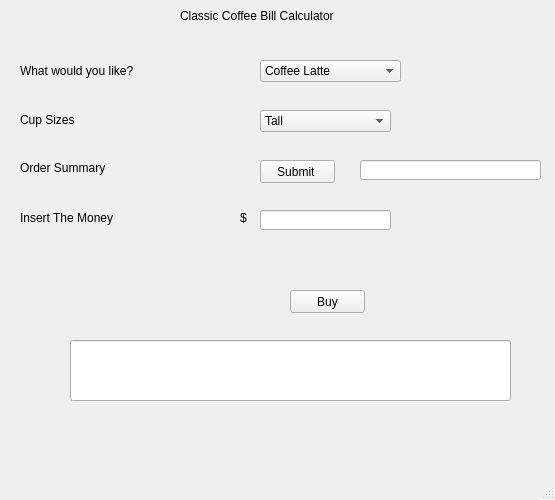
<?xml version="1.0" encoding="UTF-8"?>
<ui version="4.0">
 <class>MainWindow</class>
 <widget class="QMainWindow" name="MainWindow">
  <property name="geometry">
   <rect>
    <x>0</x>
    <y>0</y>
    <width>555</width>
    <height>500</height>
   </rect>
  </property>
  <property name="minimumSize">
   <size>
    <width>555</width>
    <height>500</height>
   </size>
  </property>
  <property name="maximumSize">
   <size>
    <width>555</width>
    <height>560</height>
   </size>
  </property>
  <property name="windowTitle">
   <string>Bill Calculator </string>
  </property>
  <widget class="QWidget" name="centralwidget">
   <widget class="QLabel" name="label">
    <property name="geometry">
     <rect>
      <x>180</x>
      <y>0</y>
      <width>211</width>
      <height>31</height>
     </rect>
    </property>
    <property name="text">
     <string>Classic Coffee Bill Calculator </string>
    </property>
   </widget>
   <widget class="QLabel" name="label_4">
    <property name="geometry">
     <rect>
      <x>20</x>
      <y>160</y>
      <width>91</width>
      <height>16</height>
     </rect>
    </property>
    <property name="text">
     <string>Order Summary </string>
    </property>
   </widget>
   <widget class="QPushButton" name="pushButton">
    <property name="geometry">
     <rect>
      <x>260</x>
      <y>160</y>
      <width>75</width>
      <height>23</height>
     </rect>
    </property>
    <property name="text">
     <string>Submit </string>
    </property>
   </widget>
   <widget class="QLabel" name="label_2">
    <property name="geometry">
     <rect>
      <x>20</x>
      <y>50</y>
      <width>121</width>
      <height>41</height>
     </rect>
    </property>
    <property name="text">
     <string>What would you like? </string>
    </property>
   </widget>
   <widget class="QLabel" name="label_3">
    <property name="geometry">
     <rect>
      <x>20</x>
      <y>110</y>
      <width>101</width>
      <height>20</height>
     </rect>
    </property>
    <property name="text">
     <string>Cup Sizes</string>
    </property>
   </widget>
   <widget class="QLabel" name="label_5">
    <property name="geometry">
     <rect>
      <x>20</x>
      <y>210</y>
      <width>151</width>
      <height>16</height>
     </rect>
    </property>
    <property name="text">
     <string>Insert The Money</string>
    </property>
   </widget>
   <widget class="QComboBox" name="comboBox">
    <property name="geometry">
     <rect>
      <x>260</x>
      <y>60</y>
      <width>141</width>
      <height>22</height>
     </rect>
    </property>
    <item>
     <property name="text">
      <string>Coffee Latte</string>
     </property>
    </item>
    <item>
     <property name="text">
      <string>Coffee Frappuccino</string>
     </property>
    </item>
    <item>
     <property name="text">
      <string>Iced Coffee</string>
     </property>
    </item>
   </widget>
   <widget class="QComboBox" name="comboBox_2">
    <property name="geometry">
     <rect>
      <x>260</x>
      <y>110</y>
      <width>131</width>
      <height>22</height>
     </rect>
    </property>
    <item>
     <property name="text">
      <string>Tall</string>
     </property>
    </item>
    <item>
     <property name="text">
      <string>Grande</string>
     </property>
    </item>
    <item>
     <property name="text">
      <string>Venti</string>
     </property>
    </item>
   </widget>
   <widget class="QLineEdit" name="get_money">
    <property name="geometry">
     <rect>
      <x>260</x>
      <y>210</y>
      <width>131</width>
      <height>20</height>
     </rect>
    </property>
   </widget>
   <widget class="QLineEdit" name="order_summary">
    <property name="geometry">
     <rect>
      <x>360</x>
      <y>160</y>
      <width>181</width>
      <height>20</height>
     </rect>
    </property>
   </widget>
   <widget class="QPushButton" name="pushButton_2">
    <property name="geometry">
     <rect>
      <x>290</x>
      <y>290</y>
      <width>75</width>
      <height>23</height>
     </rect>
    </property>
    <property name="text">
     <string>Buy</string>
    </property>
   </widget>
   <widget class="QLineEdit" name="final_receipt">
    <property name="geometry">
     <rect>
      <x>70</x>
      <y>340</y>
      <width>441</width>
      <height>61</height>
     </rect>
    </property>
   </widget>
   <widget class="QLabel" name="label_6">
    <property name="geometry">
     <rect>
      <x>240</x>
      <y>210</y>
      <width>16</width>
      <height>16</height>
     </rect>
    </property>
    <property name="text">
     <string>$</string>
    </property>
   </widget>
  </widget>
  <widget class="QMenuBar" name="menubar">
   <property name="geometry">
    <rect>
     <x>0</x>
     <y>0</y>
     <width>555</width>
     <height>22</height>
    </rect>
   </property>
  </widget>
  <widget class="QStatusBar" name="statusbar"/>
 </widget>
 <resources/>
 <connections/>
</ui>
